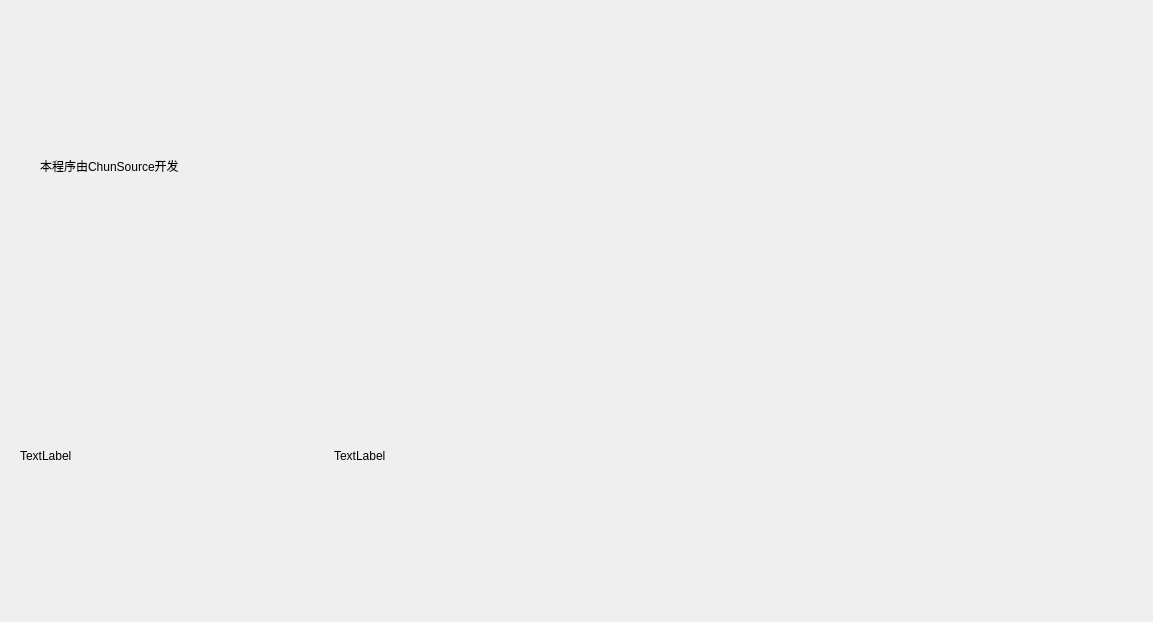
<?xml version="1.0" encoding="UTF-8"?>
<ui version="4.0">
 <class>About</class>
 <widget class="QWidget" name="About">
  <property name="geometry">
   <rect>
    <x>0</x>
    <y>0</y>
    <width>1153</width>
    <height>622</height>
   </rect>
  </property>
  <property name="minimumSize">
   <size>
    <width>800</width>
    <height>600</height>
   </size>
  </property>
  <property name="maximumSize">
   <size>
    <width>9999</width>
    <height>9999</height>
   </size>
  </property>
  <property name="windowTitle">
   <string>Form</string>
  </property>
  <property name="styleSheet">
   <string notr="true"/>
  </property>
  <widget class="QLabel" name="labelTitle">
   <property name="geometry">
    <rect>
     <x>10</x>
     <y>10</y>
     <width>1141</width>
     <height>31</height>
    </rect>
   </property>
   <property name="minimumSize">
    <size>
     <width>800</width>
     <height>31</height>
    </size>
   </property>
   <property name="maximumSize">
    <size>
     <width>9999</width>
     <height>9999</height>
    </size>
   </property>
   <property name="text">
    <string/>
   </property>
  </widget>
  <widget class="QPushButton" name="ButtonExit">
   <property name="geometry">
    <rect>
     <x>1090</x>
     <y>10</y>
     <width>51</width>
     <height>31</height>
    </rect>
   </property>
   <property name="styleSheet">
    <string notr="true">QPushButton#queenMenuButton{
background-color: rgba(255, 255, 255, 0);
border:2px solid white;border-radius:10px;
}
 
QPushButton#queenMenuButton:hover{ 
background-color: rgba(255, 255, 255, 150);
border:2px solid white;border-radius:10px;
}
 
QPushButton#queenMenuButton:pressed{
background-color: rgba(255, 255, 255, 150);
border:2px solid white;border-radius:10px;
}
</string>
   </property>
   <property name="text">
    <string/>
   </property>
   <property name="icon">
    <iconset resource="resource.qrc">
     <normaloff>:/resource/exit.ico</normaloff>:/resource/exit.ico</iconset>
   </property>
   <property name="flat">
    <bool>true</bool>
   </property>
  </widget>
  <widget class="QWidget" name="layoutWidget">
   <property name="geometry">
    <rect>
     <x>20</x>
     <y>310</y>
     <width>621</width>
     <height>291</height>
    </rect>
   </property>
   <layout class="QHBoxLayout" name="horizontalLayout">
    <item>
     <widget class="QLabel" name="LabelWeChat">
      <property name="text">
       <string>TextLabel</string>
      </property>
     </widget>
    </item>
    <item>
     <widget class="QLabel" name="LabelMoney">
      <property name="text">
       <string>TextLabel</string>
      </property>
     </widget>
    </item>
   </layout>
  </widget>
  <widget class="QLabel" name="LabelSignel">
   <property name="geometry">
    <rect>
     <x>40</x>
     <y>90</y>
     <width>531</width>
     <height>151</height>
    </rect>
   </property>
   <property name="styleSheet">
    <string notr="true">font: 14pt &quot;楷体&quot;;</string>
   </property>
   <property name="text">
    <string>本程序由ChunSource开发</string>
   </property>
  </widget>
 </widget>
 <resources>
  <include location="resource.qrc"/>
 </resources>
 <connections/>
</ui>
